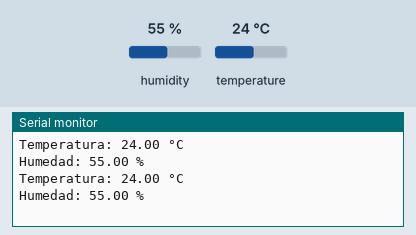
A sketch run on a simulated Arduino Mega 2560, built with avr-gcc and run on an emulated ATmega2560. Parts: the last lines printed to the serial monitor. The test bench sets the inputs (shaded band); at power-on: humidity 55 %, temperature 24 °C.

Above: at 2.8 s.
2.9 s: humidity set to 22 %
At 4.9 s:
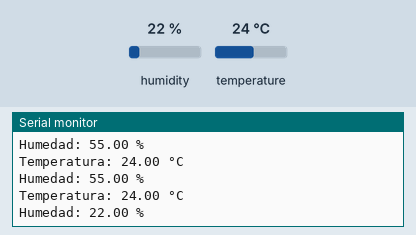
5.6 s: temperature set to 12 °C
At 7.3 s:
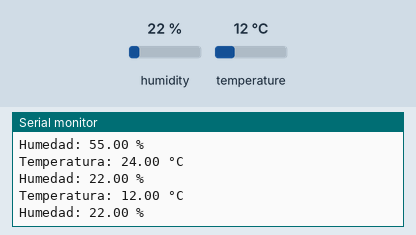
8.3 s: humidity set to 40 %
At 11.0 s:
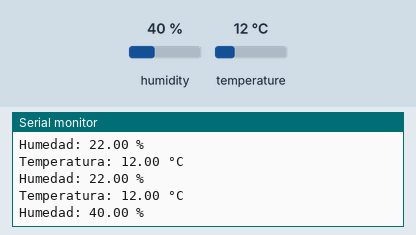
Timing chart, 0 to 12.5 s (numbered marks = the images above; inputs shaded):
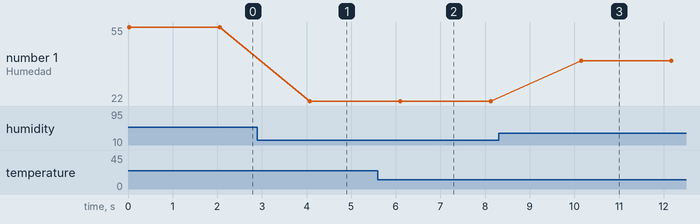

Measured:
- after the input at 2.9 s, the serial monitor: prints a new line after 1.2 s (image 1)
- after the input at 5.6 s, the serial monitor: prints a new line after 0.50 s (image 2)
- after the input at 8.3 s, the serial monitor: prints a new line after 1.8 s (image 3)
- plotted number 1: 55 → 22 after the input at 2.9 s, 22 → 40 after the input at 8.3 s

The sketch:

TEMP-HUME.ino
```cpp
#include <DHT.h>

#define DHTPIN 23 // Pin D2
#define DHTTYPE DHT11 // Tipo de sensor DHT (DHT11 o DHT22)

DHT dht(DHTPIN, DHTTYPE);

void setup() {
  Serial.begin(115200);
  dht.begin();
}

void loop() {
  float temperature = dht.readTemperature();
  float humidity = dht.readHumidity();

  if (isnan(temperature) || isnan(humidity)) {
    Serial.println("Fallo al leer la temperatura o humedad!");
    return;
  }

  Serial.print("Temperatura: ");
  Serial.print(temperature);
  Serial.println(" °C");

  Serial.print("Humedad: ");
  Serial.print(humidity);
  Serial.println(" %");

  delay(2000);
}
```
